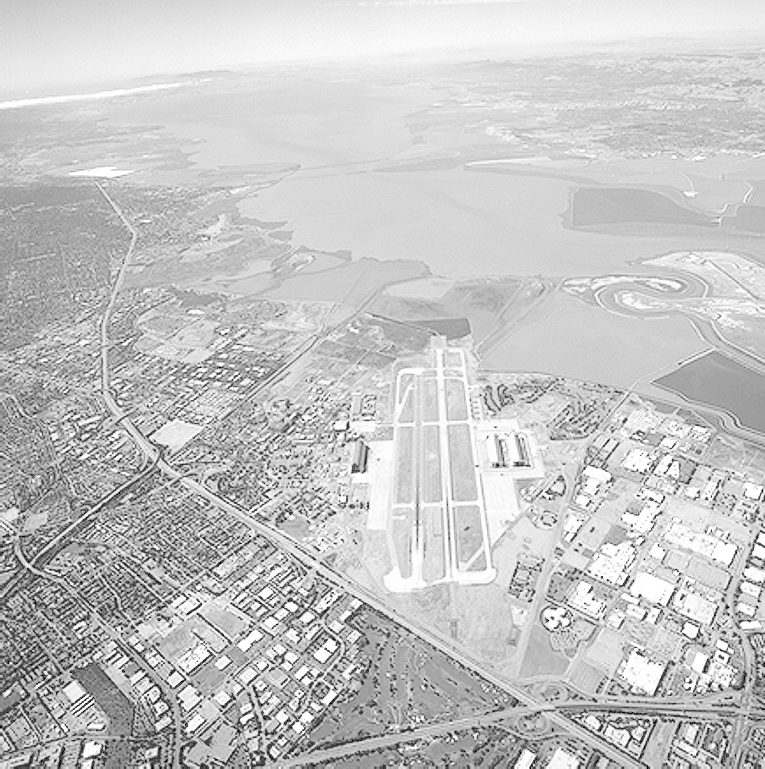
#> input picture images/runway.png, 765 x 769 px, found by its file name
$ python q1_a.py
#> lines starting #> are read from the running program, lines starting #| are printed output that depends on the picture
import cv2
import numpy as np
import matplotlib.pyplot as plt

# load the runway image in grayscale
img = cv2.imread('images/runway.png', cv2.IMREAD_GRAYSCALE)
#> img is the input picture: shape (769, 765); min 0, max 255, mean 197.1

# safety check
if img is None:
    print("error: cant find the image file")
else:
    # --- part a: gamma correction with gamma = 0.5 ---
    gamma = 0.5

    # create the lookup table (LUT)
    # formula: s = r^gamma
    # we divide by 255 to normalize, do the power, then multiply back
    table = np.array([((i / 255.0) ** gamma) * 255 for i in range(256)]).astype("uint8")

    # apply the mapping
    res_a = cv2.LUT(img, table)
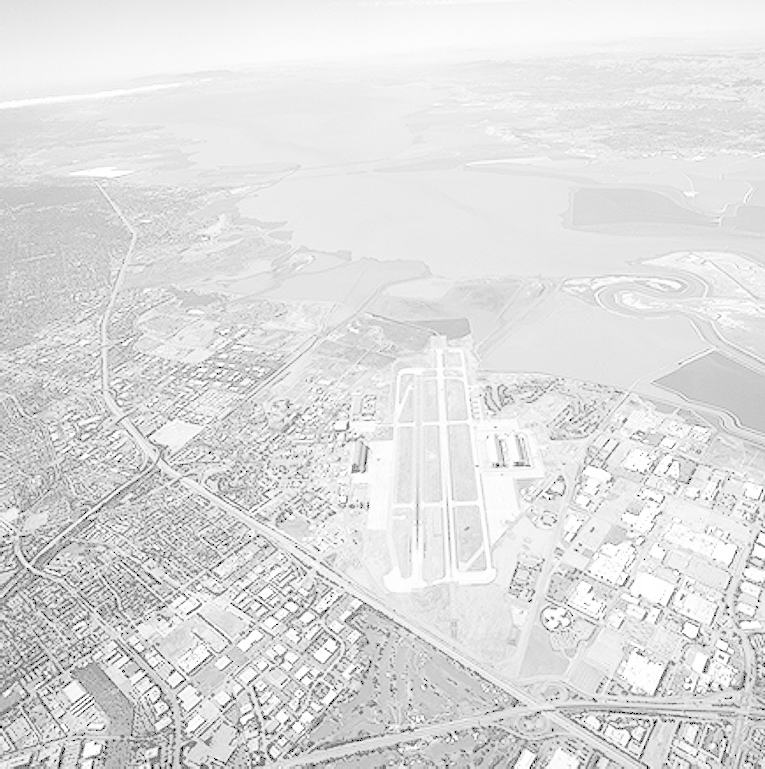
#> res_a: shape (769, 765); min 0, max 255, mean 222

    # show results
    plt.figure(figsize=(10, 5))

    #og
    plt.subplot(1, 2, 1)
    plt.imshow(img, cmap='gray')
    plt.title('Original')
    plt.axis('off')

    #gamma 0.5
    plt.subplot(1, 2, 2)
    plt.imshow(res_a, cmap='gray')
    plt.title('Gamma = 0.5')
    plt.axis('off')

    plt.tight_layout()
    plt.show()
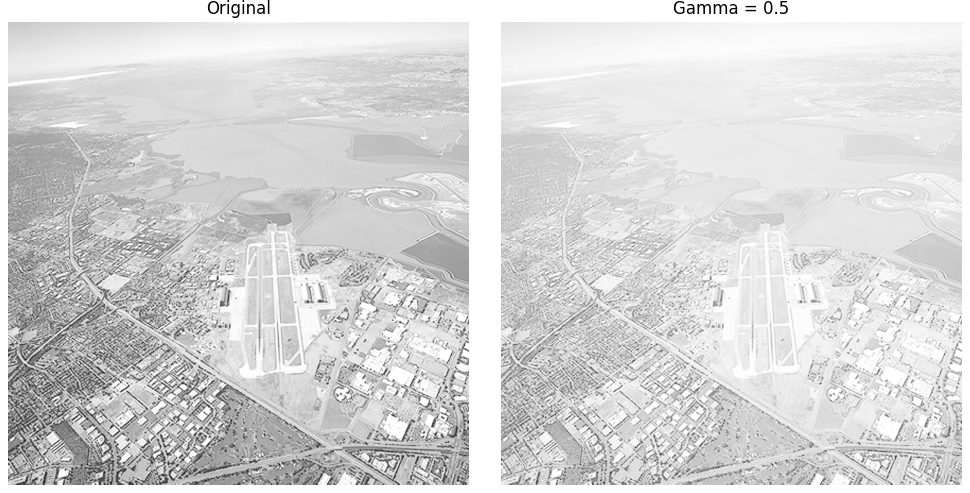
#> figure drawn by matplotlib, 2 panels
